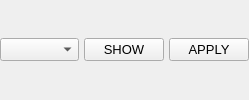
	<widget class="QWidget" name="panelSplitEdges">
	  <property name="sizePolicy">
	    <sizepolicy hsizetype="Expanding" vsizetype="Fixed">
	      <horstretch>0</horstretch>
	      <verstretch>0</verstretch>
	    </sizepolicy>
	  </property>
	  <property name="visible">
	    <bool>false</bool>
	  </property>

	  <layout class="QGridLayout" name="panelSplitEdgesGridLayout">
	    <property name="leftMargin">
	      <number>0</number>
	    </property>
	    <property name="topMargin">
	      <number>0</number>
	    </property>
	    <property name="rightMargin">
	      <number>0</number>
	    </property>
	    <property name="bottomMargin">
	      <number>0</number>
	    </property>
	    <property name="spacing">
	      <number>5</number>
	    </property>

	    <item row="0" column="0">
	      <widget class="QComboBox" name="comboSplitEdgesMode">
		<property name="sizePolicy">
		  <sizepolicy hsizetype="Expanding" vsizetype="Fixed">
		    <horstretch>1</horstretch>
		    <verstretch>0</verstretch>
		  </sizepolicy>
		</property>
		<property name="font">
		  <font>
		    <pointsize>10</pointsize>
		  </font>
		</property>
	      </widget>
	    </item>

	    <item row="0" column="1">
	      <widget class="QPushButton"
		      name="pushButtonSplitEdgesShow">
		<property name="sizePolicy">
		  <sizepolicy hsizetype="Expanding" vsizetype="Fixed">
		    <horstretch>1</horstretch>
		    <verstretch>0</verstretch>
		  </sizepolicy>
		</property>	
		<property name="text">
		  <string>SHOW</string>
		</property>
		<property name="font">
		  <font>
		    <pointsize>10</pointsize>
		  </font>
		</property>
	      </widget>
	    </item>

	    <item row="0" column="2">
	      <widget class="QPushButton"
		      name="pushButtonSplitEdgesApply">
		<property name="sizePolicy">
		  <sizepolicy hsizetype="Expanding" vsizetype="Fixed">
		    <horstretch>1</horstretch>
		    <verstretch>0</verstretch>
		  </sizepolicy>
		</property>	
		<property name="text">
		  <string>APPLY</string>
		</property>
		<property name="font">
		  <font>
		    <pointsize>10</pointsize>
		  </font>
		</property>
	      </widget>
	    </item>
	    	    
	  </layout>
	</widget>
